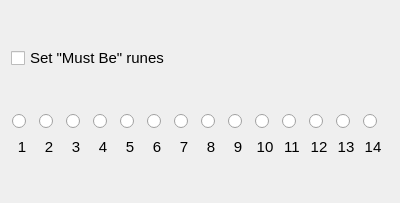
<?xml version="1.0" encoding="UTF-8"?>
<ui version="4.0">
 <class>Form</class>
 <widget class="QWidget" name="Form">
  <property name="geometry">
   <rect>
    <x>0</x>
    <y>0</y>
    <width>400</width>
    <height>203</height>
   </rect>
  </property>
  <property name="windowTitle">
   <string>Form</string>
  </property>
  <layout class="QVBoxLayout" name="verticalLayout">
   <item>
    <widget class="QCheckBox" name="activeCheckBox">
     <property name="font">
      <font>
       <pointsize>11</pointsize>
      </font>
     </property>
     <property name="toolTip">
      <string>&lt;html&gt;&lt;head/&gt;&lt;body&gt;&lt;p&gt;&lt;span style=&quot; font-size:11pt;&quot;&gt;Cut words by a selected rune at a given position that MUST BE there. For example to cut all runes  except those starting with F choose: &lt;br/&gt;Rune = F&lt;/span&gt;&lt;/p&gt;&lt;p&gt;&lt;span style=&quot; font-size:11pt;&quot;&gt;Must Be active = checked&lt;/span&gt;&lt;/p&gt;&lt;p&gt;&lt;span style=&quot; font-size:11pt;&quot;&gt;Character Position = 0&lt;/span&gt;&lt;/p&gt;&lt;p&gt;&lt;span style=&quot; font-size:11pt;&quot;&gt;The cut will applied to the current Unique Word &lt;/span&gt;&lt;/p&gt;&lt;/body&gt;&lt;/html&gt;</string>
     </property>
     <property name="text">
      <string>Set &quot;Must Be&quot; runes </string>
     </property>
    </widget>
   </item>
   <item>
    <layout class="QGridLayout" name="gridLayout_3">
     <item row="0" column="0">
      <widget class="QRadioButton" name="radioButton01">
       <property name="sizePolicy">
        <sizepolicy hsizetype="Expanding" vsizetype="Fixed">
         <horstretch>0</horstretch>
         <verstretch>0</verstretch>
        </sizepolicy>
       </property>
       <property name="minimumSize">
        <size>
         <width>20</width>
         <height>20</height>
        </size>
       </property>
       <property name="maximumSize">
        <size>
         <width>20</width>
         <height>20</height>
        </size>
       </property>
       <property name="layoutDirection">
        <enum>Qt::LeftToRight</enum>
       </property>
       <property name="text">
        <string/>
       </property>
       <property name="checked">
        <bool>false</bool>
       </property>
       <property name="autoExclusive">
        <bool>false</bool>
       </property>
       <attribute name="buttonGroup">
        <string notr="true">buttonGroup</string>
       </attribute>
      </widget>
     </item>
     <item row="0" column="1">
      <widget class="QRadioButton" name="radioButton02">
       <property name="sizePolicy">
        <sizepolicy hsizetype="Expanding" vsizetype="Fixed">
         <horstretch>0</horstretch>
         <verstretch>0</verstretch>
        </sizepolicy>
       </property>
       <property name="minimumSize">
        <size>
         <width>20</width>
         <height>20</height>
        </size>
       </property>
       <property name="maximumSize">
        <size>
         <width>20</width>
         <height>20</height>
        </size>
       </property>
       <property name="text">
        <string/>
       </property>
       <attribute name="buttonGroup">
        <string notr="true">buttonGroup</string>
       </attribute>
      </widget>
     </item>
     <item row="0" column="2">
      <widget class="QRadioButton" name="radioButton03">
       <property name="sizePolicy">
        <sizepolicy hsizetype="Expanding" vsizetype="Fixed">
         <horstretch>0</horstretch>
         <verstretch>0</verstretch>
        </sizepolicy>
       </property>
       <property name="minimumSize">
        <size>
         <width>20</width>
         <height>20</height>
        </size>
       </property>
       <property name="maximumSize">
        <size>
         <width>20</width>
         <height>20</height>
        </size>
       </property>
       <property name="text">
        <string/>
       </property>
       <attribute name="buttonGroup">
        <string notr="true">buttonGroup</string>
       </attribute>
      </widget>
     </item>
     <item row="0" column="3">
      <widget class="QRadioButton" name="radioButton04">
       <property name="sizePolicy">
        <sizepolicy hsizetype="Expanding" vsizetype="Fixed">
         <horstretch>0</horstretch>
         <verstretch>0</verstretch>
        </sizepolicy>
       </property>
       <property name="minimumSize">
        <size>
         <width>20</width>
         <height>20</height>
        </size>
       </property>
       <property name="maximumSize">
        <size>
         <width>20</width>
         <height>20</height>
        </size>
       </property>
       <property name="text">
        <string/>
       </property>
       <attribute name="buttonGroup">
        <string notr="true">buttonGroup</string>
       </attribute>
      </widget>
     </item>
     <item row="0" column="4">
      <widget class="QRadioButton" name="radioButton05">
       <property name="sizePolicy">
        <sizepolicy hsizetype="Expanding" vsizetype="Fixed">
         <horstretch>0</horstretch>
         <verstretch>0</verstretch>
        </sizepolicy>
       </property>
       <property name="minimumSize">
        <size>
         <width>20</width>
         <height>20</height>
        </size>
       </property>
       <property name="maximumSize">
        <size>
         <width>20</width>
         <height>20</height>
        </size>
       </property>
       <property name="text">
        <string/>
       </property>
       <attribute name="buttonGroup">
        <string notr="true">buttonGroup</string>
       </attribute>
      </widget>
     </item>
     <item row="0" column="5">
      <widget class="QRadioButton" name="radioButton06">
       <property name="sizePolicy">
        <sizepolicy hsizetype="Expanding" vsizetype="Fixed">
         <horstretch>0</horstretch>
         <verstretch>0</verstretch>
        </sizepolicy>
       </property>
       <property name="minimumSize">
        <size>
         <width>20</width>
         <height>20</height>
        </size>
       </property>
       <property name="maximumSize">
        <size>
         <width>20</width>
         <height>20</height>
        </size>
       </property>
       <property name="text">
        <string/>
       </property>
       <attribute name="buttonGroup">
        <string notr="true">buttonGroup</string>
       </attribute>
      </widget>
     </item>
     <item row="0" column="6">
      <widget class="QRadioButton" name="radioButton07">
       <property name="sizePolicy">
        <sizepolicy hsizetype="Expanding" vsizetype="Fixed">
         <horstretch>0</horstretch>
         <verstretch>0</verstretch>
        </sizepolicy>
       </property>
       <property name="minimumSize">
        <size>
         <width>20</width>
         <height>20</height>
        </size>
       </property>
       <property name="maximumSize">
        <size>
         <width>20</width>
         <height>20</height>
        </size>
       </property>
       <property name="text">
        <string/>
       </property>
       <attribute name="buttonGroup">
        <string notr="true">buttonGroup</string>
       </attribute>
      </widget>
     </item>
     <item row="0" column="7">
      <widget class="QRadioButton" name="radioButton08">
       <property name="sizePolicy">
        <sizepolicy hsizetype="Expanding" vsizetype="Fixed">
         <horstretch>0</horstretch>
         <verstretch>0</verstretch>
        </sizepolicy>
       </property>
       <property name="minimumSize">
        <size>
         <width>20</width>
         <height>20</height>
        </size>
       </property>
       <property name="maximumSize">
        <size>
         <width>20</width>
         <height>20</height>
        </size>
       </property>
       <property name="text">
        <string/>
       </property>
       <attribute name="buttonGroup">
        <string notr="true">buttonGroup</string>
       </attribute>
      </widget>
     </item>
     <item row="0" column="8">
      <widget class="QRadioButton" name="radioButton09">
       <property name="sizePolicy">
        <sizepolicy hsizetype="Expanding" vsizetype="Fixed">
         <horstretch>0</horstretch>
         <verstretch>0</verstretch>
        </sizepolicy>
       </property>
       <property name="minimumSize">
        <size>
         <width>20</width>
         <height>20</height>
        </size>
       </property>
       <property name="maximumSize">
        <size>
         <width>20</width>
         <height>20</height>
        </size>
       </property>
       <property name="text">
        <string/>
       </property>
       <attribute name="buttonGroup">
        <string notr="true">buttonGroup</string>
       </attribute>
      </widget>
     </item>
     <item row="0" column="9">
      <widget class="QRadioButton" name="radioButton10">
       <property name="sizePolicy">
        <sizepolicy hsizetype="Expanding" vsizetype="Fixed">
         <horstretch>0</horstretch>
         <verstretch>0</verstretch>
        </sizepolicy>
       </property>
       <property name="minimumSize">
        <size>
         <width>20</width>
         <height>20</height>
        </size>
       </property>
       <property name="maximumSize">
        <size>
         <width>20</width>
         <height>20</height>
        </size>
       </property>
       <property name="text">
        <string/>
       </property>
       <attribute name="buttonGroup">
        <string notr="true">buttonGroup</string>
       </attribute>
      </widget>
     </item>
     <item row="0" column="10">
      <widget class="QRadioButton" name="radioButton11">
       <property name="sizePolicy">
        <sizepolicy hsizetype="Expanding" vsizetype="Fixed">
         <horstretch>0</horstretch>
         <verstretch>0</verstretch>
        </sizepolicy>
       </property>
       <property name="minimumSize">
        <size>
         <width>20</width>
         <height>20</height>
        </size>
       </property>
       <property name="maximumSize">
        <size>
         <width>20</width>
         <height>20</height>
        </size>
       </property>
       <property name="text">
        <string/>
       </property>
       <attribute name="buttonGroup">
        <string notr="true">buttonGroup</string>
       </attribute>
      </widget>
     </item>
     <item row="0" column="11">
      <widget class="QRadioButton" name="radioButton12">
       <property name="sizePolicy">
        <sizepolicy hsizetype="Expanding" vsizetype="Fixed">
         <horstretch>0</horstretch>
         <verstretch>0</verstretch>
        </sizepolicy>
       </property>
       <property name="minimumSize">
        <size>
         <width>20</width>
         <height>20</height>
        </size>
       </property>
       <property name="maximumSize">
        <size>
         <width>20</width>
         <height>20</height>
        </size>
       </property>
       <property name="text">
        <string/>
       </property>
       <attribute name="buttonGroup">
        <string notr="true">buttonGroup</string>
       </attribute>
      </widget>
     </item>
     <item row="0" column="12">
      <widget class="QRadioButton" name="radioButton13">
       <property name="sizePolicy">
        <sizepolicy hsizetype="Expanding" vsizetype="Fixed">
         <horstretch>0</horstretch>
         <verstretch>0</verstretch>
        </sizepolicy>
       </property>
       <property name="minimumSize">
        <size>
         <width>20</width>
         <height>20</height>
        </size>
       </property>
       <property name="maximumSize">
        <size>
         <width>20</width>
         <height>20</height>
        </size>
       </property>
       <property name="text">
        <string/>
       </property>
       <attribute name="buttonGroup">
        <string notr="true">buttonGroup</string>
       </attribute>
      </widget>
     </item>
     <item row="0" column="13">
      <widget class="QRadioButton" name="radioButton14">
       <property name="sizePolicy">
        <sizepolicy hsizetype="Expanding" vsizetype="Fixed">
         <horstretch>0</horstretch>
         <verstretch>0</verstretch>
        </sizepolicy>
       </property>
       <property name="minimumSize">
        <size>
         <width>20</width>
         <height>20</height>
        </size>
       </property>
       <property name="maximumSize">
        <size>
         <width>20</width>
         <height>20</height>
        </size>
       </property>
       <property name="text">
        <string/>
       </property>
       <attribute name="buttonGroup">
        <string notr="true">buttonGroup</string>
       </attribute>
      </widget>
     </item>
     <item row="1" column="0">
      <widget class="QLabel" name="label_33">
       <property name="minimumSize">
        <size>
         <width>20</width>
         <height>20</height>
        </size>
       </property>
       <property name="maximumSize">
        <size>
         <width>20</width>
         <height>20</height>
        </size>
       </property>
       <property name="font">
        <font>
         <pointsize>11</pointsize>
        </font>
       </property>
       <property name="text">
        <string>1</string>
       </property>
       <property name="alignment">
        <set>Qt::AlignCenter</set>
       </property>
      </widget>
     </item>
     <item row="1" column="1">
      <widget class="QLabel" name="label_34">
       <property name="minimumSize">
        <size>
         <width>20</width>
         <height>20</height>
        </size>
       </property>
       <property name="maximumSize">
        <size>
         <width>20</width>
         <height>20</height>
        </size>
       </property>
       <property name="font">
        <font>
         <pointsize>11</pointsize>
        </font>
       </property>
       <property name="text">
        <string>2</string>
       </property>
       <property name="alignment">
        <set>Qt::AlignCenter</set>
       </property>
      </widget>
     </item>
     <item row="1" column="2">
      <widget class="QLabel" name="label_35">
       <property name="minimumSize">
        <size>
         <width>20</width>
         <height>20</height>
        </size>
       </property>
       <property name="maximumSize">
        <size>
         <width>20</width>
         <height>20</height>
        </size>
       </property>
       <property name="font">
        <font>
         <pointsize>11</pointsize>
        </font>
       </property>
       <property name="text">
        <string>3</string>
       </property>
       <property name="alignment">
        <set>Qt::AlignCenter</set>
       </property>
      </widget>
     </item>
     <item row="1" column="3">
      <widget class="QLabel" name="label_36">
       <property name="minimumSize">
        <size>
         <width>20</width>
         <height>20</height>
        </size>
       </property>
       <property name="maximumSize">
        <size>
         <width>20</width>
         <height>20</height>
        </size>
       </property>
       <property name="font">
        <font>
         <pointsize>11</pointsize>
        </font>
       </property>
       <property name="text">
        <string>4</string>
       </property>
       <property name="alignment">
        <set>Qt::AlignCenter</set>
       </property>
      </widget>
     </item>
     <item row="1" column="4">
      <widget class="QLabel" name="label_37">
       <property name="minimumSize">
        <size>
         <width>20</width>
         <height>20</height>
        </size>
       </property>
       <property name="maximumSize">
        <size>
         <width>20</width>
         <height>20</height>
        </size>
       </property>
       <property name="font">
        <font>
         <pointsize>11</pointsize>
        </font>
       </property>
       <property name="text">
        <string>5</string>
       </property>
       <property name="alignment">
        <set>Qt::AlignCenter</set>
       </property>
      </widget>
     </item>
     <item row="1" column="5">
      <widget class="QLabel" name="label_38">
       <property name="minimumSize">
        <size>
         <width>20</width>
         <height>20</height>
        </size>
       </property>
       <property name="maximumSize">
        <size>
         <width>20</width>
         <height>20</height>
        </size>
       </property>
       <property name="font">
        <font>
         <pointsize>11</pointsize>
        </font>
       </property>
       <property name="text">
        <string>6</string>
       </property>
       <property name="alignment">
        <set>Qt::AlignCenter</set>
       </property>
      </widget>
     </item>
     <item row="1" column="6">
      <widget class="QLabel" name="label_39">
       <property name="minimumSize">
        <size>
         <width>20</width>
         <height>20</height>
        </size>
       </property>
       <property name="maximumSize">
        <size>
         <width>20</width>
         <height>20</height>
        </size>
       </property>
       <property name="font">
        <font>
         <pointsize>11</pointsize>
        </font>
       </property>
       <property name="text">
        <string>7</string>
       </property>
       <property name="alignment">
        <set>Qt::AlignCenter</set>
       </property>
      </widget>
     </item>
     <item row="1" column="7">
      <widget class="QLabel" name="label_40">
       <property name="minimumSize">
        <size>
         <width>20</width>
         <height>20</height>
        </size>
       </property>
       <property name="maximumSize">
        <size>
         <width>20</width>
         <height>20</height>
        </size>
       </property>
       <property name="font">
        <font>
         <pointsize>11</pointsize>
        </font>
       </property>
       <property name="text">
        <string>8</string>
       </property>
       <property name="alignment">
        <set>Qt::AlignCenter</set>
       </property>
      </widget>
     </item>
     <item row="1" column="8">
      <widget class="QLabel" name="label_41">
       <property name="minimumSize">
        <size>
         <width>20</width>
         <height>20</height>
        </size>
       </property>
       <property name="maximumSize">
        <size>
         <width>20</width>
         <height>20</height>
        </size>
       </property>
       <property name="font">
        <font>
         <pointsize>11</pointsize>
        </font>
       </property>
       <property name="text">
        <string>9</string>
       </property>
       <property name="alignment">
        <set>Qt::AlignCenter</set>
       </property>
      </widget>
     </item>
     <item row="1" column="9">
      <widget class="QLabel" name="label_42">
       <property name="minimumSize">
        <size>
         <width>20</width>
         <height>20</height>
        </size>
       </property>
       <property name="maximumSize">
        <size>
         <width>20</width>
         <height>20</height>
        </size>
       </property>
       <property name="font">
        <font>
         <pointsize>11</pointsize>
        </font>
       </property>
       <property name="text">
        <string>10</string>
       </property>
       <property name="alignment">
        <set>Qt::AlignCenter</set>
       </property>
      </widget>
     </item>
     <item row="1" column="10">
      <widget class="QLabel" name="label_43">
       <property name="minimumSize">
        <size>
         <width>20</width>
         <height>20</height>
        </size>
       </property>
       <property name="maximumSize">
        <size>
         <width>20</width>
         <height>20</height>
        </size>
       </property>
       <property name="font">
        <font>
         <pointsize>11</pointsize>
        </font>
       </property>
       <property name="text">
        <string>11</string>
       </property>
       <property name="alignment">
        <set>Qt::AlignCenter</set>
       </property>
      </widget>
     </item>
     <item row="1" column="11">
      <widget class="QLabel" name="label_44">
       <property name="minimumSize">
        <size>
         <width>20</width>
         <height>20</height>
        </size>
       </property>
       <property name="maximumSize">
        <size>
         <width>20</width>
         <height>20</height>
        </size>
       </property>
       <property name="font">
        <font>
         <pointsize>11</pointsize>
        </font>
       </property>
       <property name="text">
        <string>12</string>
       </property>
       <property name="alignment">
        <set>Qt::AlignCenter</set>
       </property>
      </widget>
     </item>
     <item row="1" column="12">
      <widget class="QLabel" name="label_45">
       <property name="minimumSize">
        <size>
         <width>20</width>
         <height>20</height>
        </size>
       </property>
       <property name="maximumSize">
        <size>
         <width>20</width>
         <height>20</height>
        </size>
       </property>
       <property name="font">
        <font>
         <pointsize>11</pointsize>
        </font>
       </property>
       <property name="text">
        <string>13</string>
       </property>
       <property name="alignment">
        <set>Qt::AlignCenter</set>
       </property>
      </widget>
     </item>
     <item row="1" column="13">
      <widget class="QLabel" name="label_46">
       <property name="minimumSize">
        <size>
         <width>20</width>
         <height>20</height>
        </size>
       </property>
       <property name="maximumSize">
        <size>
         <width>20</width>
         <height>20</height>
        </size>
       </property>
       <property name="font">
        <font>
         <pointsize>11</pointsize>
        </font>
       </property>
       <property name="text">
        <string>14</string>
       </property>
       <property name="alignment">
        <set>Qt::AlignCenter</set>
       </property>
      </widget>
     </item>
    </layout>
   </item>
   <item>
    <layout class="QVBoxLayout" name="runeSelector_verticalLayout"/>
   </item>
  </layout>
 </widget>
 <resources/>
 <connections/>
 <buttongroups>
  <buttongroup name="buttonGroup"/>
 </buttongroups>
</ui>
